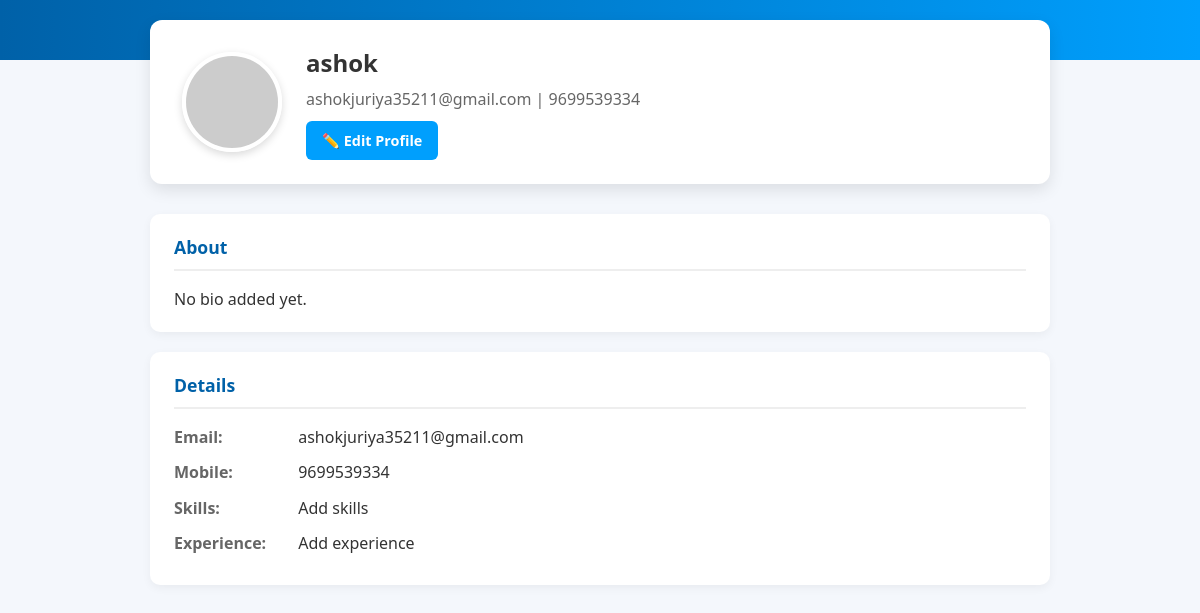
Page /profile (signed in) on the committed database.
### tables this page shows
CREATE TABLE user(id  INTEGER PRIMARY KEY AUTOINCREMENT,name TEXT NOT NULL, mobile TEXT NOT NULL,email TEXT UNIQUE NOT NULL, password TEXT NOT NULL DEFAULT ' ');

### app.py (the view)
@app.route('/profile')
def profile():
    if 'user_id' not in session:
        return redirect('/login')
    id= session['user_id']
    conn=get_connection()
    conn.row_factory=sqlite3.Row
    cur=conn.cursor()
    cur.execute("SELECT * FROM user WHERE id=?",(id,))
    user=cur.fetchone()
    conn.close()
    return render_template('profile.html',user=user)

### database.py (called while the page is built)
def get_connection():
    conn=sqlite3.connect(db_name)
    return conn

### templates/profile.html (shortened to what this page needs)
<!DOCTYPE html>
<html lang="en">
<head>
</head>
<body>
  <div class="profile-card">
    <img src="https://via.placeholder.com/100" alt="Profile Picture" class="avatar">
    <div class="info">
      <h2>{{ user['name'] }}</h2>
      <p>{{ user['email'] }} | {{ user['mobile'] }}</p>
      <a href="/edit-profile" class="btn">✏️ Edit Profile</a>
    </div>
  </div>
  <div class="section">
    <h3>About</h3>
    <p>{{ user['bio'] or "No bio added yet." }}</p>
  </div>
  <div class="section">
    <h3>Details</h3>
    <div class="detail"><span>Email:</span> {{ user['email'] }}</div>
    <div class="detail"><span>Mobile:</span> {{ user['mobile'] }}</div>
    <div class="detail"><span>Skills:</span> {{ user['skills'] or "Add skills" }}</div>
    <div class="detail"><span>Experience:</span> {{ user['experience'] or "Add experience" }}</div>
  </div>
</body>
</html>

### templates/profile.html (style rules this page uses)
:root { --primary: #0061a8; --secondary: #009ffd; --light-bg: #f4f7fc; --dark-text: #333; --light-text: #666; }
* { margin: 0; padding: 0; box-sizing: border-box; font-family: 'Segoe UI', Tahoma, sans-serif; }
body { background: var(--light-bg); color: var(--dark-text); line-height: 1.6; }
.profile-card { max-width: 900px; margin: -40px auto 30px auto; background: #fff; border-radius: 12px; box-shadow: 0 6px 16px rgba(0,0,0,0.1); padding: 1.5rem 2rem; display: flex; align-items: center; gap: 1.5rem; }
.avatar { width: 100px; height: 100px; border-radius: 50%; object-fit: cover; border: 4px solid #fff; box-shadow: 0 3px 8px rgba(0,0,0,0.15); }
.info { flex: 1; }
.info h2 { font-size: 1.5rem; margin-bottom: 0.3rem; color: var(--dark-text); }
.info p { color: var(--light-text); margin-bottom: 0.5rem; }
.btn { display: inline-block; padding: 0.5rem 1rem; background: var(--secondary); color: #fff; border-radius: 6px; text-decoration: none; font-weight: 600; font-size: 0.9rem; transition: 0.3s; }
.section { max-width: 900px; margin: 20px auto; background: #fff; border-radius: 10px; box-shadow: 0 3px 10px rgba(0,0,0,0.05); padding: 1.2rem 1.5rem; }
.section h3 { margin-bottom: 1rem; color: var(--primary); border-bottom: 2px solid #eee; padding-bottom: 0.5rem; font-size: 1.1rem; }
.detail { margin-bottom: 0.6rem; }
.detail span { font-weight: bold; display: inline-block; width: 120px; color: var(--light-text); }

### rows in the picture
user: name "ashok", email "ashokjuriya35211@gmail.com", mobile "9699539334"

### other values in the picture
{{ user['bio'] or "No bio added yet." }} "No bio added yet."
{{ user['skills'] or "Add skills" }} "Add skills"
{{ user['experience'] or "Add experience" }} "Add experience"
